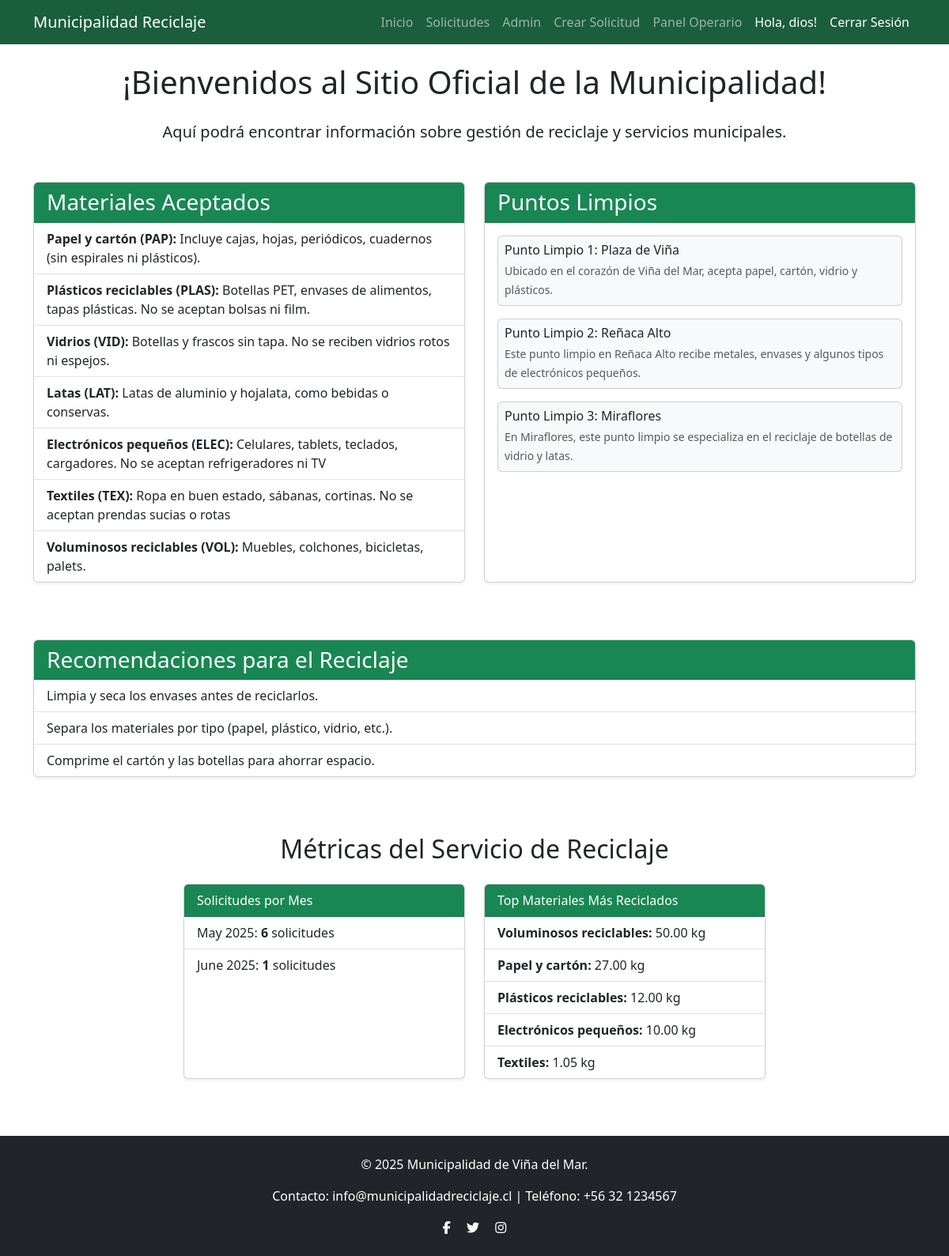
/ (signed in), run on the app's committed database.
### solicitudes/models.py (models this page shows, shortened)
class Material(models.Model):
    codigo = models.CharField(max_length=10, unique=True)
    nombre = models.CharField(max_length=100)
    descripcion = models.TextField()
    class Meta:
        verbose_name_plural = "Materiales"

### core/views.py (the view)
# urls.py: path('', views.home, name='home'),
def home(request):
    materiales = Material.objects.all()
    solicitudes_por_mes_query = SolicitudDeRetiro.objects \
        .annotate(month=TruncMonth('fecha_solicitud')) \
        .values('month') \
        .annotate(count=Count('id')) \
        .order_by('month')
    solicitudes_mes_formateadas = []
    for item in solicitudes_por_mes_query:
        nombre_mes = item['month'].strftime('%B')
        nombre_mes = nombre_mes.capitalize()
        solicitudes_mes_formateadas.append({
            'mes': f"{nombre_mes} {item['month'].year}",
            'cantidad': item['count']
        })
    materiales_mas_reciclados = SolicitudDeRetiro.objects \
        .values('material__nombre') \
        .annotate(total_cantidad=Sum('cantidad_estimada')) \
        .order_by('-total_cantidad')[:5] # Ordena de mayor a menor y toma los primeros 5
    context = {
        'materiales': materiales,
        'solicitudes_por_mes': solicitudes_mes_formateadas,
        'materiales_mas_reciclados': materiales_mas_reciclados,
    }
    return render(request, 'home.html', context)

### solicitudes/context_processors.py (called while the page is built)
def roles_context(request):
    es_operario = False
    es_administrador_custom = False
    if request.user.is_authenticated:
        if request.user.is_superuser:
            es_operario = True
            es_administrador_custom = True
        elif request.user.is_staff and request.user.groups.filter(name='Operarios').exists():
            es_operario = True
    return {
        'es_operario': es_operario,
        'es_administrador_custom': es_administrador_custom,
    }

### core/templates/home.html (shortened to what this page needs)
{% extends 'base.html' %}
{% load static %}
{% block content %}
    <div class="container mt-4">
        <h1 class="mb-4 text-center">¡Bienvenidos al Sitio Oficial de la Municipalidad!</h1>
        <p class="lead text-center">Aquí podrá encontrar información sobre gestión de reciclaje y servicios municipales.</p>
        <div class="row mt-5">
            <div class="col-md-6 mb-4">
                <div class="card h-100 shadow-sm">
                    <div class="card-header bg-success text-white">
                        <h3 class="card-title mb-0">Materiales Aceptados</h3>
                    </div>
                    <ul class="list-group list-group-flush">
                        {% if materiales %}
                            {% for material in materiales %}
                                <li class="list-group-item">
                                    <strong>{{ material.nombre }} ({{ material.codigo }}):</strong> {{ material.descripcion }}
                                </li>
                            {% endfor %}
                        {% else %}
                            <li class="list-group-item text-muted">No hay materiales disponibles en este momento.</li>
                        {% endif %}
                    </ul>
                </div>
            </div>
            <div class="col-md-6 mb-4">
                <div class="card h-100 shadow-sm">
                    <div class="card-header bg-success text-white">
                        <h3 class="card-title mb-0">Puntos Limpios</h3>
                    </div>
                    <div class="card-body">
                        <div class="row">
                            <div class="col-12">
                                <div class="card mb-3 bg-light">
                                    <div class="card-body p-2">
                                        <h6 class="card-title mb-1">Punto Limpio 1: Plaza de Viña</h6>
                                        <small class="card-text text-muted">Ubicado en el corazón de Viña del Mar, acepta papel, cartón, vidrio y plásticos.</small>
                                    </div>
                                </div>
                            </div>
                            <div class="col-12">
                                <div class="card mb-3 bg-light">
                                    <div class="card-body p-2">
                                        <h6 class="card-title mb-1">Punto Limpio 2: Reñaca Alto</h6>
                                        <small class="card-text text-muted">Este punto limpio en Reñaca Alto recibe metales, envases y algunos tipos de electrónicos pequeños.</small>
                                    </div>
                                </div>
                            </div>
                            <div class="col-12">
                                <div class="card mb-0 bg-light">
                                    <div class="card-body p-2">
                                        <h6 class="card-title mb-1">Punto Limpio 3: Miraflores</h6>
                                        <small class="card-text text-muted">En Miraflores, este punto limpio se especializa en el reciclaje de botellas de vidrio y latas.</small>
                                    </div>
                                </div>
                            </div>
                        </div>
                    </div>
                </div>
            </div>
        </div>
        <div class="row mt-5">
            <div class="col-12 mb-4">
                <div class="card shadow-sm">
                    <div class="card-header bg-success text-white">
                        <h3 class="card-title mb-0">Recomendaciones para el Reciclaje</h3>
                    </div>
                    <ul class="list-group list-group-flush">
                        <li class="list-group-item">Limpia y seca los envases antes de reciclarlos.</li>
                        <li class="list-group-item">Separa los materiales por tipo (papel, plástico, vidrio, etc.).</li>
                        <li class="list-group-item">Comprime el cartón y las botellas para ahorrar espacio.</li>
                    </ul>
                </div>
            </div>
        </div>
        <div class="row mt-5">
            <div class="col-12">
                <h2 class="mb-4 text-center">Métricas del Servicio de Reciclaje</h2>
                <div class="row justify-content-center">
                    <div class="col-md-4 mb-4">
                        <div class="card h-100 shadow-sm">
                            <div class="card-header bg-success text-white">
                                Solicitudes por Mes
                            </div>
                            <ul class="list-group list-group-flush">
                                {% if solicitudes_por_mes %}
                                    {% for item in solicitudes_por_mes %}
                                        <li class="list-group-item">{{ item.mes }}: <strong>{{ item.cantidad }}</strong> solicitudes</li>
                                    {% endfor %}
                                {% else %}
                                    <li class="list-group-item">No hay datos de solicitudes por mes aún.</li>
                                {% endif %}
                            </ul>
                        </div>
                    </div>
                    <div class="col-md-4 mb-4">
                        <div class="card h-100 shadow-sm">
                            <div class="card-header bg-success text-white">
                                Top Materiales Más Reciclados
                            </div>
                            <ul class="list-group list-group-flush">
                                {% if materiales_mas_reciclados %}
                                    {% for item in materiales_mas_reciclados %}
                                        <li class="list-group-item"><strong>{{ item.material__nombre }}:</strong> {{ item.total_cantidad|floatformat:2 }} kg</li>
                                    {% endfor %}
                                {% else %}
                                    <li class="list-group-item">No hay datos de materiales reciclados aún.</li>
                                {% endif %}
                            </ul>
                        </div>
                    </div>
                </div>
            </div>
        </div>
    </div>
    <div class="container-fluid bg-dark text-white text-center py-4 mt-5">
        <footer class="">
            <div class="container">
                <p>&copy; 2025 Municipalidad de Viña del Mar.</p>
                <p>Contacto: info@municipalidadreciclaje.cl | Teléfono: +56 32 1234567</p>
                <div>
                    <a href="#" class="text-white mx-2"><i class="fab fa-facebook-f"></i></a>
                    <a href="#" class="text-white mx-2"><i class="fab fa-twitter"></i></a>
                    <a href="#" class="text-white mx-2"><i class="fab fa-instagram"></i></a>
                </div>
            </div>
        </footer>
    </div>
{% endblock %}

### templates/base.html (shortened to what this page needs)
{% load static %}
<!DOCTYPE html>
<html lang="es">
<head>
    <link href="https://cdn.jsdelivr.net/npm/bootstrap@5.3.3/dist/css/bootstrap.min.css" rel="stylesheet">
    <link rel="stylesheet" href="https://cdnjs.cloudflare.com/ajax/libs/font-awesome/6.5.2/css/all.min.css" />
    <link rel="stylesheet" href="{% static 'styles.css' %}">
</head>
<body>
    <nav class="navbar navbar-expand-lg navbar-dark navbar-custom-green sticky-top">
        <div class="container">
            <a class="navbar-brand" href="{% url 'core:home' %}">Municipalidad Reciclaje</a>
            <div class="collapse navbar-collapse" id="navbarNav">
                <ul class="navbar-nav ms-auto">
                    <li class="nav-item">
                        <a class="nav-link" href="{% url 'core:home' %}">Inicio</a>
                    </li>
                    <li class="nav-item">
                        <a class="nav-link" href="{% url 'solicitudes:index' %}">Solicitudes</a>
                    </li>
                    {% if user.is_superuser %}
                    <li class="nav-item">
                        <a class="nav-link" href="/admin/">Admin</a>
                    </li>
                    {% endif %}
                    {% if user.is_authenticated %}
                        <li class="nav-item">
                            <a class="nav-link" href="{% url 'solicitudes:crear_solicitud' %}">Crear Solicitud</a>
                        </li>
                        {% if es_operario %}
                        <li class="nav-item">
                            <a class="nav-link" href="{% url 'solicitudes:dashboard_operario' %}">Panel Operario</a>
                        </li>
                        {% endif %}
                        <li class="nav-item">
                            <span class="nav-link text-white">Hola, {{ user.username }}!</span>
                        </li>
                        <li class="nav-item">
                            <form action="{% url 'logout' %}" method="post" style="display: inline;">
                                <button type="submit" class="nav-link btn btn-link text-white" style="text-decoration: none;">Cerrar Sesión</button>
                            </form>
                        </li>
                    {% endif %}
                </ul>
            </div>
        </div>
    </nav>
    {% block content %}
    {% endblock %}
</body>
</html>

### static/styles.css (style rules this page uses)
.navbar-custom-green { background-color: #1a5e3d; }

### data on the page
Material: nombre "Papel y cartón", codigo "PAP", descripcion "Incluye cajas, hojas, periódicos, cuadernos (sin espirales ni plásticos)."
Material: nombre "Plásticos reciclables", codigo "PLAS", descripcion "Botellas PET, envases de alimentos, tapas plásticas. No se aceptan bolsas ni film."
Material: nombre "Vidrios", codigo "VID", descripcion "Botellas y frascos sin tapa. No se reciben vidrios rotos ni espejos."
Material: nombre "Latas", codigo "LAT", descripcion "Latas de aluminio y hojalata, como bebidas o conservas."
Material: nombre "Electrónicos pequeños", codigo "ELEC", descripcion "Celulares, tablets, teclados, cargadores. No se aceptan refrigeradores ni TV"
Material: nombre "Textiles", codigo "TEX", descripcion "Ropa en buen estado, sábanas, cortinas. No se aceptan prendas sucias o rotas"
Material: nombre "Voluminosos reciclables", codigo "VOL", descripcion "Muebles, colchones, bicicletas, palets."

### other printed values
{{ user.username }} "dios"
{{ item.mes }} "May 2025" "June 2025"
{{ item.cantidad }} "6" "1"
{{ item.material__nombre }} "Voluminosos reciclables" "Papel y cartón" "Plásticos reciclables" "Electrónicos pequeños" "Textiles"
{{ item.total_cantidad|floatformat:2 }} "50.00" "27.00" "12.00" "10.00" "1.05"
